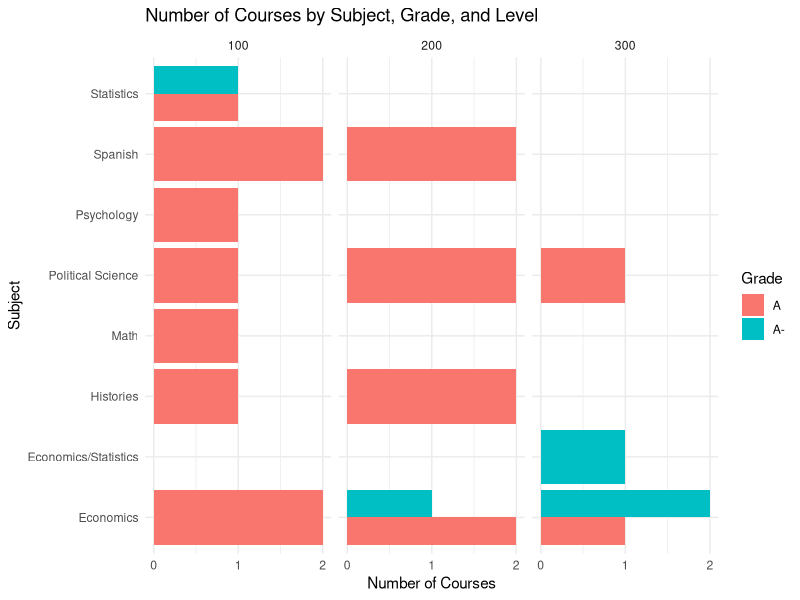
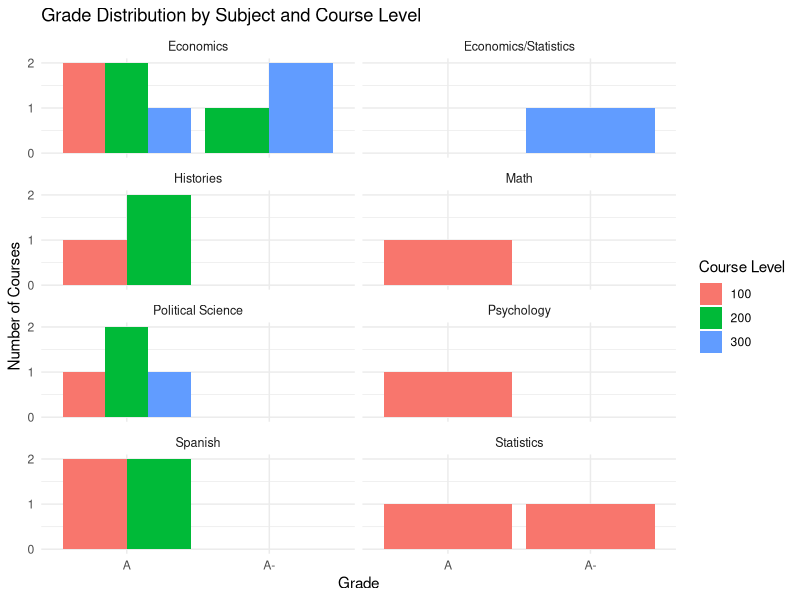

Write the R code that produced these figures, in order.
## ---- chunk 1
my_data <- read.csv("PVJ Data - Sheet1.csv")

# View(my_data)

names(my_data) <- as.character(unlist(my_data[1, ]))

my_data <- my_data[-1, ]

my_data <- my_data[
  !is.na(my_data$Course) & my_data$Course != "", 
]




## ---- chunk 2

library(tidyverse)
ggplot(my_data, aes(x = Subject, fill = Grade)) +
  geom_bar(position = "dodge") +
  facet_wrap(~ Level) +
  coord_flip() +
  labs(
    title = "Number of Courses by Subject, Grade, and Level",
    x = "Subject",
    y = "Number of Courses",
    fill = "Grade"
  ) +
  theme_minimal() +
  scale_y_continuous(breaks = scales::breaks_width(1))
## ---- chunk 3
ggplot(my_data, aes(x = Grade, fill = factor(Level))) +
  geom_bar(position = "dodge") +
  facet_wrap(~ Subject, ncol = 2) +
  labs(
    title = "Grade Distribution by Subject and Course Level",
    x = "Grade",
    y = "Number of Courses",
    fill = "Course Level"
  ) +
  theme_minimal() +
  scale_y_continuous(breaks = scales::breaks_width(1)) +
  theme(
    strip.text = element_text(size = 9)
  )
